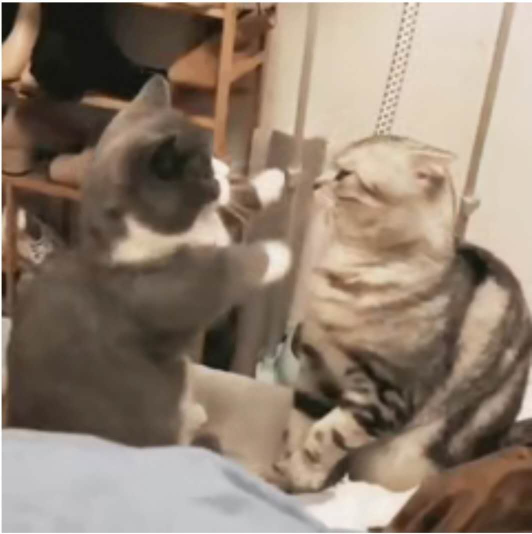
#> input picture opencv_cat.jpg, 1064 x 1068 px (shown at 1/2 size)
$ python 'opencv_8角点检测.py'
#> lines starting #> are read from the running program, lines starting #| are printed output that depends on the picture; after the words box and inside, x2 and y2 are one past the last pixel; in counts of white or black regions, pixels touching at a corner belong together
import cv2
import matplotlib.pyplot as plt
import numpy as np
import os
os.environ["CUDA_VISIBLE_DEVICES"] = "-1"
os.environ['TF_CPP_MIN_LOG_LEVEL'] = '2'

#cv图片展示通用代码
def cv_show(name,img):
    cv2.imshow(name, img)
    cv2.waitKey(0)  # 等待时间毫秒级，2000ms,0表示任意键终止
    cv2.destroyAllWindows()
#cv颜色通道转成plt颜色通道
def cv_plt(img):
    b, g, r = cv2.split(img)
    img_plt = cv2.merge([r, g, b])
    return img_plt

#检查并读取图像
img = cv2.imread('opencv_cat.jpg')
#> img is the input picture: shape (1068, 1064, 3); mean B, G, R 112, 127.8, 144.8
img_noise = cv2.imread('opencv_cat_noise.jpg')
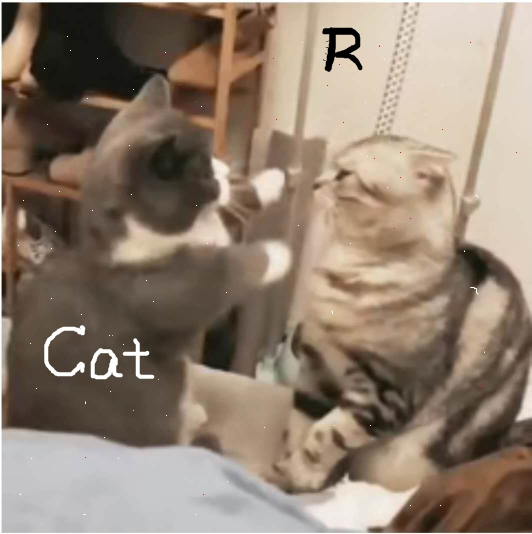
#> input picture opencv_cat_noise.jpg, 1064 x 1068 px (shown at 1/2 size)
#> img_noise is the input picture: shape (1068, 1064, 3); mean B, G, R 112.3, 128, 144.9
img_gray = cv2.imread('opencv_cat.jpg',cv2.IMREAD_GRAYSCALE)
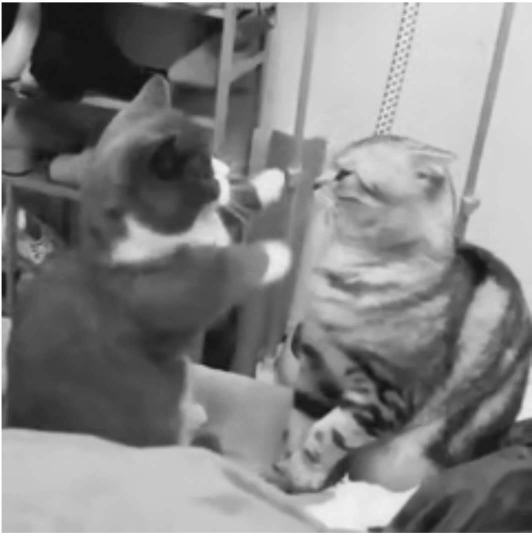
#> img_gray: shape (1068, 1064) (shown at 1/2 size); min 6, max 255, mean 131.1
img_noise_gray = cv2.imread('opencv_cat_noise.jpg',cv2.IMREAD_GRAYSCALE)
#> img_noise_gray: shape (1068, 1064); min 0, max 255, mean 131.3

print('img.shape',img.shape)
#| img.shape (1068, 1064, 3)


'''
========================Harris 角点检测==========================
cv2.cornerHarris(src, blockSize, ksize, k)
　　• img：数据类型为 float32 的输入图像。
　　• blockSize：角点检测中要考虑的领域大小。
　　• ksize：Sobel 求导中使用的窗口大小
　　• k：Harris 角点检测方程中的自由参数,取值参数为 [0.04,0.06].
'''
'''
cv2.cvtColor(p1,p2) 是颜色空间转换函数
        p1是需要转换的图片
        p2是转换成何种格式
        cv2.COLOR_BGR2RGB 将BGR格式转换成RGB格式
        cv2.COLOR_BGR2GRAY 将BGR格式转换成灰度图片
'''
# gray_img = cv2.cvtColor(img, cv2.COLOR_BGR2GRAY)
# # cv_show('gray_img',gray_img)
# # print('gray_img.shape',gray_img.shape)
#
# # 读入图像并转化为float类型，用于传递给harris函数
# gray_img = np.float32(gray_img)
# # print('gray_img.shape',gray_img.shape)
#
# # 对图像执行harris角点检测
# Harris_detector = cv2.cornerHarris(gray_img, 9, 21, 0.04)
#
# # 腐蚀harris结果
# dst = cv2.dilate(Harris_detector, None)
# print('dst.shape',dst.shape)
#
# # 设置阈值
# thres = 0.001 * dst.max()
#
# #焦点颜色设置
# img[dst > thres] = [0, 0, 255]
#
# img = cv_plt(img)
# plt.imshow(img,'gray'),plt.title('img_Harris_detector')
# plt.show()


'''
========================SIFT 尺度不变特征变换算法==========================
SIFT算法的实质是：“不同的尺度空间上查找关键点(特征点)，并计算出关键点的方向” ，
SIFT所查找到的关键点是一些十分突出，不会因光照，仿射变换和噪音等因素而变化的点，如角点、边缘点、暗区的亮点及亮区的暗点等。
'''
img_small = cv2.resize(img,(0,0), fx = 0.5, fy = 0.5)
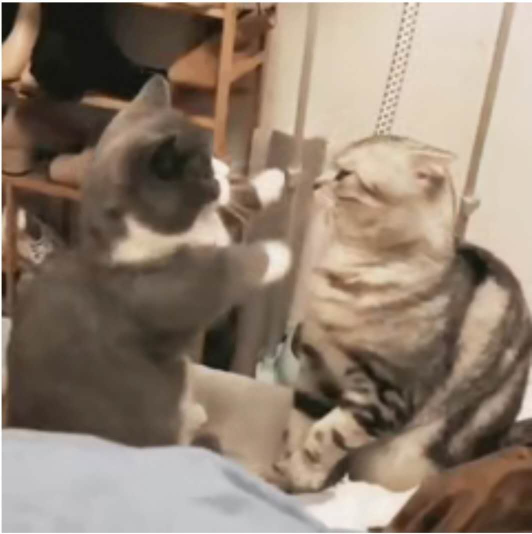
#> img_small: shape (534, 532, 3); mean B, G, R 112.1, 127.9, 145
img_small_gray = cv2.cvtColor(img_small, cv2.COLOR_BGR2GRAY)
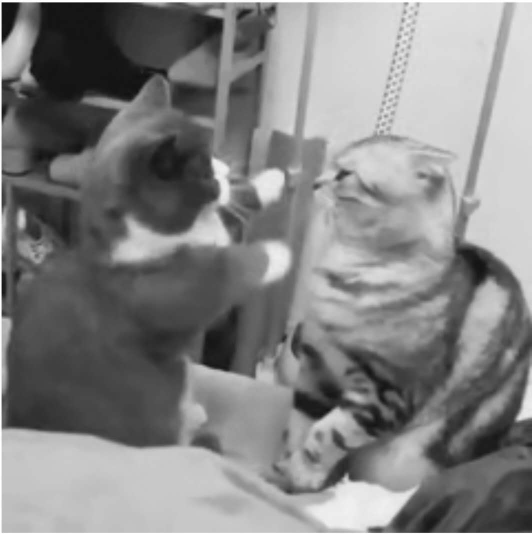
#> img_small_gray: shape (534, 532); min 12, max 255, mean 131.2

#得到特征点
sift = cv2.xfeatures2d.SIFT_create()
keypoints, descriptor = sift.detectAndCompute(img_gray, None)
#> keypoints = 487 keypoints; strongest (x, y, size): (6, 8, 5), (952, 530, 55.2), (537, 370, 39.1), (278, 488, 55.3)
keypoints2, descriptor2 = sift.detectAndCompute(img_small_gray, None)
#> keypoints2 = 496 keypoints; strongest (x, y, size): (3, 4, 2.5), (476, 265, 27.6), (268, 185, 19.6), (139, 244, 27.6)

#画角点
img = cv2.drawKeypoints(img,keypoints,img,color=(0, 0, 255))
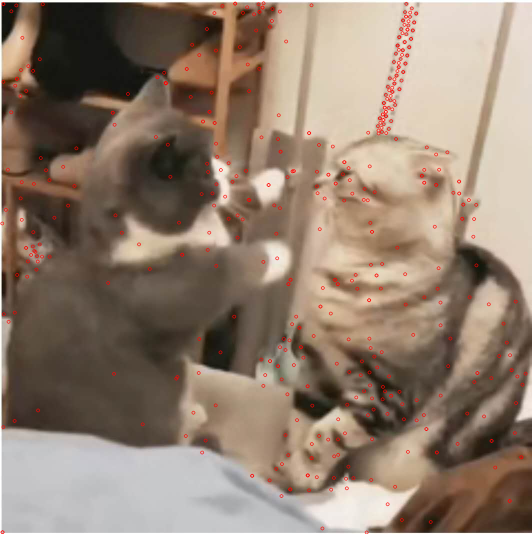
#> img: shape (1068, 1064, 3) (shown at 1/2 size); 1.82% of pixels changed, all inside (x1, y1, x2, y2) = (0, 2, 1056, 1068)
img_small = cv2.drawKeypoints(img_small,keypoints2,img_small,color=(0, 255, 0))
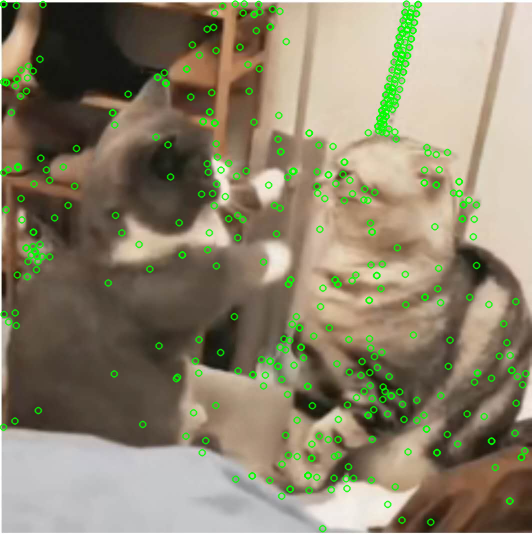
#> img_small: shape (534, 532, 3); 6.7% of pixels changed, all inside (x1, y1, x2, y2) = (0, 0, 530, 533)

# [5 lines of commented-out code are left out]

cv_show('img_sift', img)
cv_show('img_small_sift', img_small)

'''得到角点以后，可以进一步去做'''
# #计算特征
# keypoints, descriptor = sift.compute(img_gray, keypoints)
# keypoints2, descriptor2 = sift.compute(img_small_gray, keypoints2)
